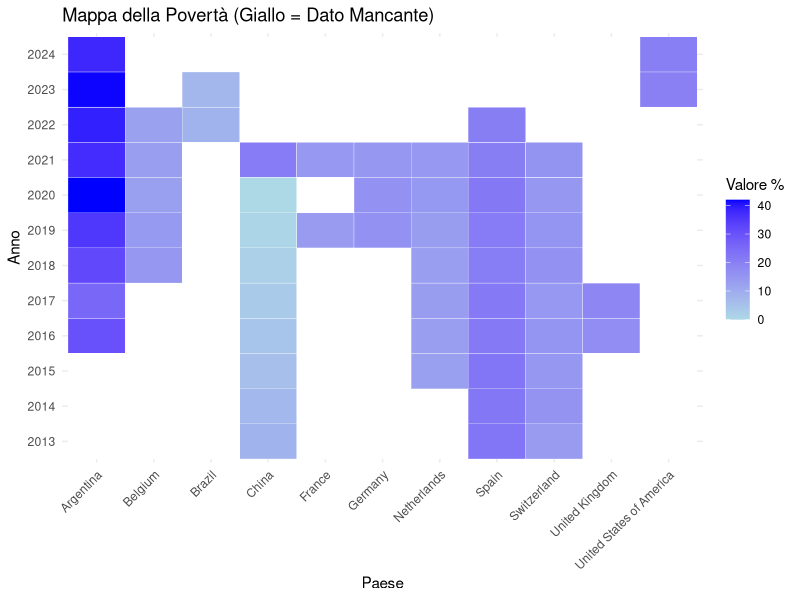
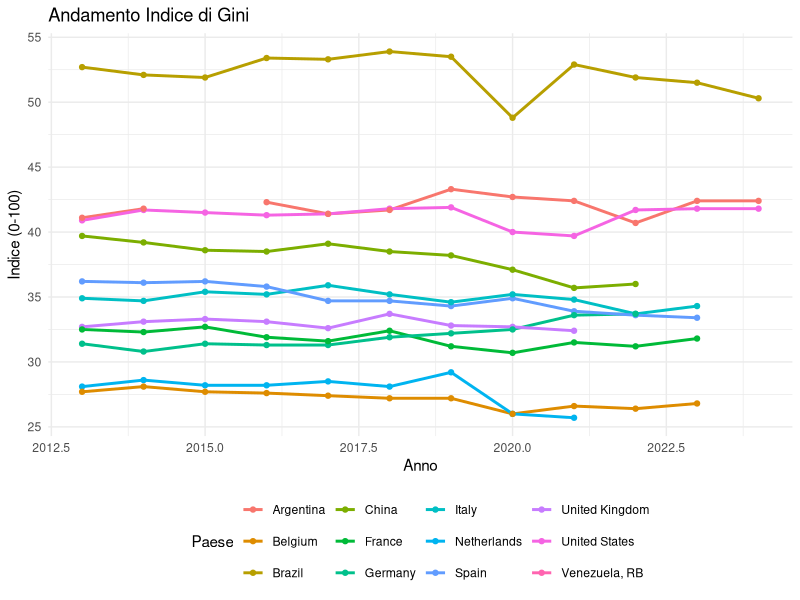
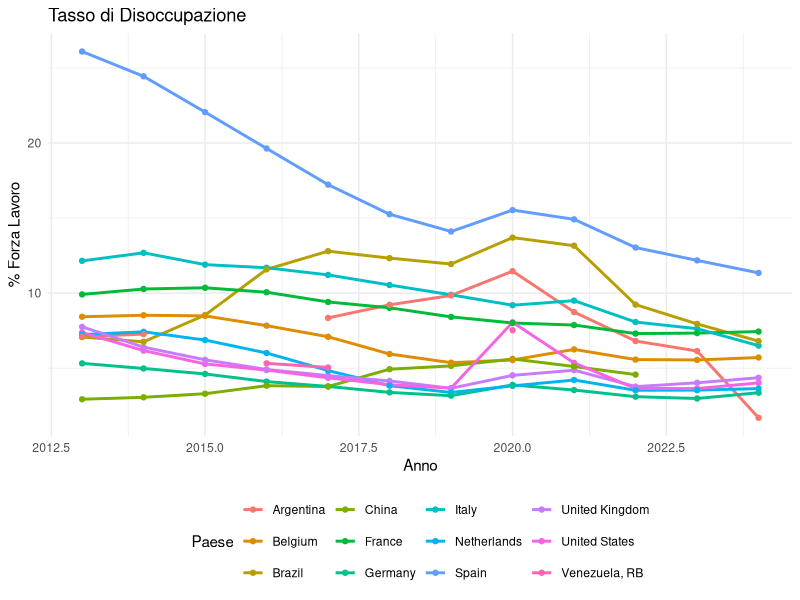
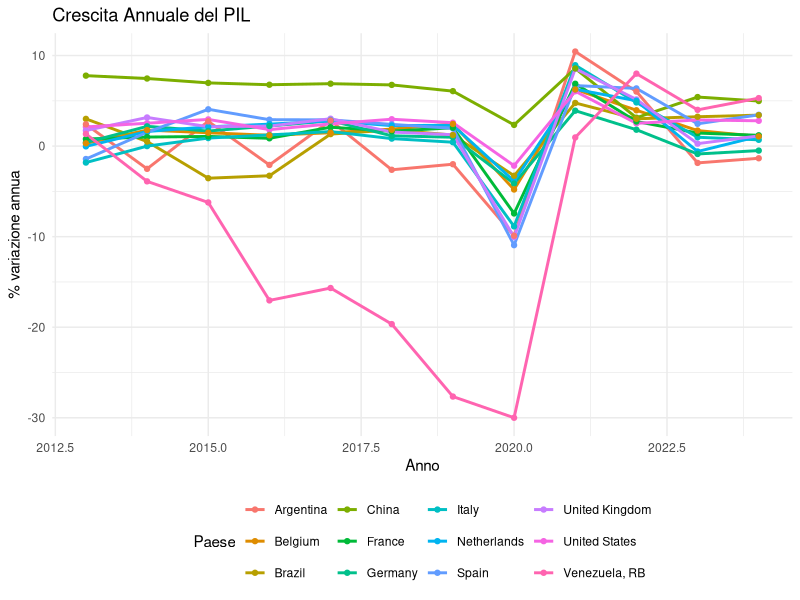
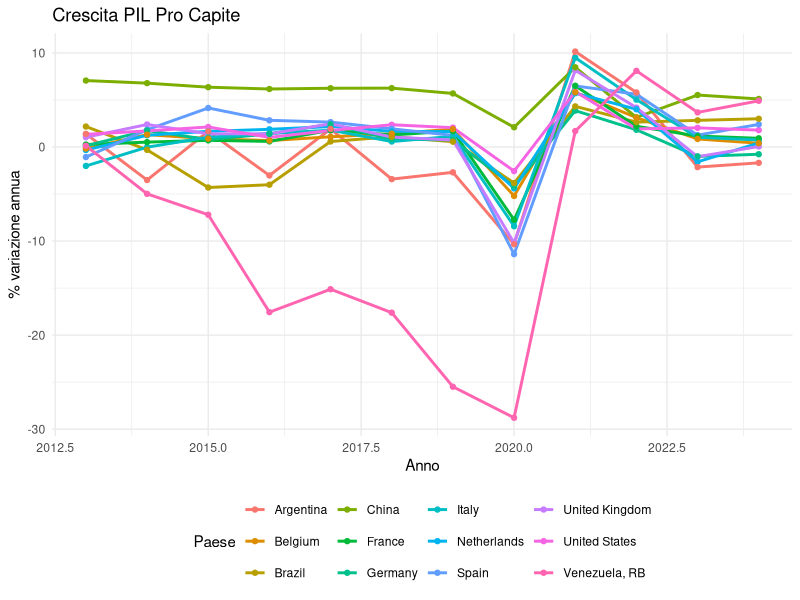

Source code (R) for these figures, in order:
## ---- chunk 1
library(tidyverse)

# 1. Carica il dataset originale
# Usiamo col_types = cols(.default = "c") per leggere tutto come testo inizialmente ed evitare errori di parsing
df <- read.csv('head_count_ratio.txt', sep = ';')

# 2. Definiamo i dati extra (stessi nomi di colonna del file originale)
dati_extra <- tribble(
  ~`Country.or.Area`, ~Year, ~Value,
  "Argentina", 2023, 41.7,
  "Argentina", 2024, 38.1,
  "Brazil",    2022, 8.5,
  "Brazil",    2023, 7.5,
  "China",     2021, 21.0,
  "Switzerland", 2021, 15.8,
  "United States of America", 2023, 19.9,
  "United States of America", 2024, 20.2,
  "Spain",     2022, 20.4,
  "France",    2021, 14.5
)

# 3. Pulizia, Conversione e Filtro
paesi_target <- c(
  "China", "Belgium", "Venezuela (Bolivarian Republic of)", 
  "Netherlands", "Spain", "Argentina", "France", 
  "United States of America", "Switzerland", "Brazil", 
  "United Kingdom", "Germany"
)

df_filtrato <- df %>%
  # Convertiamo Year e Value in numeri per renderli compatibili con dati_extra
  mutate(
    Year = as.numeric(Year),
    Value = as.numeric(Value)
  ) %>%
  filter(`Country.or.Area` %in% paesi_target, Year >= 2013) %>%
  select(`Country.or.Area`, Year, Value)

# 4. Unione dei dati
# Ora entrambi i dataframe hanno Year e Value come <double> (numeri)
df_completo <- bind_rows(df_filtrato, dati_extra) %>%
  arrange(`Country.or.Area`, desc(Year))

library(tidyverse)

# 1. Integrazione dati 2013-2024 (Basati su Banca Mondiale, Eurostat e ENCOVI)
# Questi dati coprono i "buchi" del file originale
dati_extra <- tribble(
  ~Country.or.Area, ~Year, ~Value,
  "Argentina", 2023, 41.7, "Argentina", 2024, 52.9,
  "Brazil",    2023, 27.3, "Brazil",    2024, 23.1,
  "China",     2020, 0.0,  "China",     2021, 0.0,
  "Spain",     2023, 20.2, "Spain",     2024, 25.8,
  "United States of America", 2023, 11.5, "United States of America", 2024, 10.6,
  "Germany",   2023, 14.8, "Germany",   2024, 14.5,
  "Venezuela (Bolivarian Republic of)", 2023, 81.5, "Venezuela (Bolivarian Republic of)", 2024, 82.8
)

library(tidyverse)

# 1. Preparazione dei dati (unione e pulizia come prima)
df_finalizzato <- df_completo %>%
  mutate(
    Year = as.numeric(Year),
    Value = as.numeric(Value)
  ) %>%
  bind_rows(dati_extra) %>%
  filter(Year >= 2013, Year <= 2024) %>%
  distinct(Country.or.Area, Year, .keep_all = TRUE)

# 2. PIVOT: Righe = Paesi, Colonne = Anni
tabella_paesi_righe <- df_finalizzato %>%
  select(Country.or.Area, Year, Value) %>%
  # Qui invertiamo: i nomi delle colonne vengono dagli anni
  pivot_wider(
    names_from = Year, 
    values_from = Value,
    names_sort = TRUE # Mantiene gli anni in ordine cronologico (2013, 2014...)
  ) %>%
  arrange(Country.or.Area) # Ordina i paesi alfabeticamente

# Visualizzazione
print(tabella_paesi_righe)

## ---- chunk 2
library(ggplot2)
library(tidyr)
library(dplyr)

# 1. Prepariamo i dati creando la griglia completa per tutti gli anni e paesi
df_plot <- df_completo %>%
  mutate(Year = as.factor(Year)) %>% # Trasformiamo Year in fattore per una griglia pulita
  complete(`Country.or.Area`, Year)   # Crea righe con NA per le combinazioni mancanti

# 2. Creazione del grafico
ggplot(df_plot, aes(x = `Country.or.Area`, y = Year)) +
  # Sfondo giallo per TUTTE le celle (verrà coperto dove c'è il dato)
  geom_tile(fill = "white") + 
  # Celle colorate in base al valore (i NA risulteranno trasparenti/vuoti lasciando vedere il giallo)
  geom_tile(aes(fill = Value), color = "white") + 
  scale_fill_gradient(low = "lightblue", high = "blue", na.value = NA) +
  theme_minimal() +
  theme(axis.text.x = element_text(angle = 45, hjust = 1)) +
  labs(
    title = "Mappa della Povertà (Giallo = Dato Mancante)", 
    x = "Paese", 
    y = "Anno", 
    fill = "Valore %"
  )
## ---- chunk 3
library(tidyverse)

# 1. Caricamento (usiamo check.names=FALSE per mantenere gli spazi nei nomi colonne)
df1 <- read.csv("Indicatori GIni, DIsoccuazione, GDP, GDP Pro Capite ecc World Data Bank.csv", 
                check.names = FALSE, 
                na.strings = "..")

# Funzione di filtraggio e pulizia
prepara_tabella <- function(data, codice_indicatore) {
  data %>%
    # Usiamo trimws per rimuovere eventuali spazi bianchi invisibili
    filter(trimws(`Series Code`) == codice_indicatore) %>%
    select(`Country Name`, starts_with("20")) %>%
    # Puliamo i nomi delle colonne anni (es. "2013 [YR2013]" -> "2013")
    rename_with(~str_extract(., "\\d{4}"), starts_with("20"))
}

# 2. Creazione delle tabelle con i codici corretti trovati nel TUO file
tabella_gini           <- prepara_tabella(df1, "SI.POV.GINI")
tabella_disoccupazione <- prepara_tabella(df1, "SL.UEM.TOTL.NE.ZS")

# Nota: Questi nel tuo file sono la CRESCITA % annua, non il valore totale
tabella_crescita_pil          <- prepara_tabella(df1, "NY.GDP.MKTP.KD.ZG")
tabella_crescita_pil_procapite <- prepara_tabella(df1, "NY.GDP.PCAP.KD.ZG")

# 3. Verifica (ora non dovrebbero essere più 0)
print(paste("Righe Gini:", nrow(tabella_gini)))
print(paste("Righe Disoccupazione:", nrow(tabella_disoccupazione)))
print(paste("Righe Crescita PIL:", nrow(tabella_crescita_pil)))
print(paste("Righe Crescita PIL Pro Capite:", nrow(tabella_crescita_pil_procapite)))

## ---- chunk 4
library(tidyverse)

# Funzione per creare i grafici in modo automatico
crea_grafico <- function(tabella, titolo, label_y) {
  
  # Trasformiamo i dati da "larghi" a "lunghi" per ggplot
  tabella_long <- tabella %>%
    pivot_longer(cols = -`Country Name`, 
                 names_to = "Anno", 
                 values_to = "Valore") %>%
    mutate(Anno = as.numeric(Anno)) # Convertiamo l'anno in numero per l'asse X
  
  # Creazione del plot
  ggplot(tabella_long, aes(x = Anno, y = Valore, color = `Country Name`, group = `Country Name`)) +
    geom_line(size = 1) +
    geom_point() +
    theme_minimal() +
    labs(title = titolo, 
         x = "Anno", 
         y = label_y, 
         color = "Paese") +
    theme(legend.position = "bottom")
}

# 1. Grafico Gini
plot_gini <- crea_grafico(tabella_gini, "Andamento Indice di Gini", "Indice (0-100)")

# 2. Grafico Disoccupazione
plot_disoccupazione <- crea_grafico(tabella_disoccupazione, "Tasso di Disoccupazione", "% Forza Lavoro")

# 3. Grafico Crescita PIL
plot_pil <- crea_grafico(tabella_crescita_pil, "Crescita Annuale del PIL", "% variazione annua")

# 4. Grafico Crescita PIL Pro Capite
plot_procapite <- crea_grafico(tabella_crescita_pil_procapite, "Crescita PIL Pro Capite", "% variazione annua")

# Per visualizzarli basta chiamarli:
print(plot_gini)
print(plot_disoccupazione)
print(plot_pil)
print(plot_procapite)
